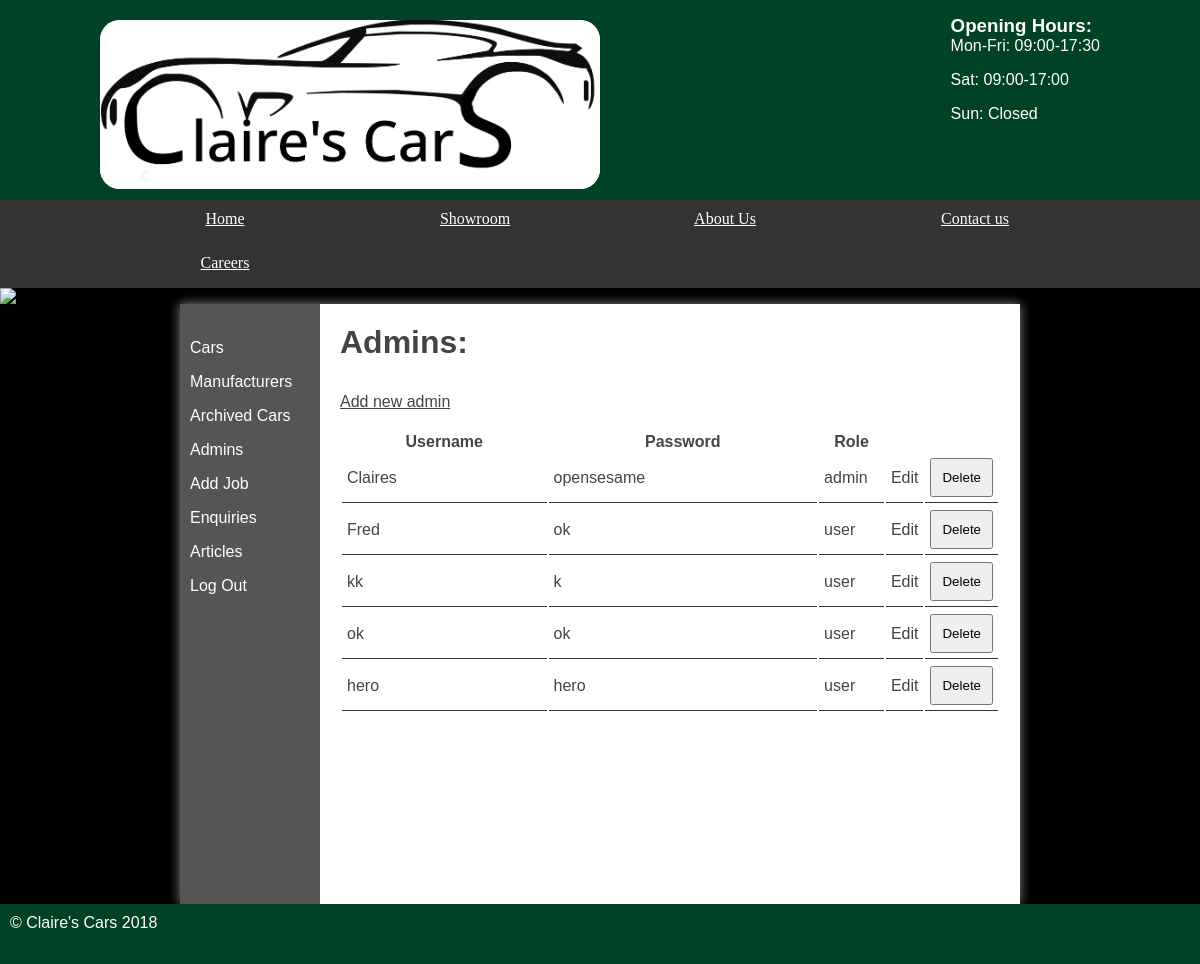
/default/public/index.php?page=showAdmin (signed in), run on the app's committed database.
### tables this page shows
CREATE TABLE `Users` (
  `id` int(11) NOT NULL AUTO_INCREMENT,
  `username` varchar(255) NOT NULL,
  `password` varchar(255) NOT NULL,
  `role` varchar(25) NOT NULL,
  PRIMARY KEY (`id`)
);

### default/public/classes/databaseTable.php (called while the page is built, shortened)
<?php
class databaseTable{
    private $table;
    private $pdo;
	public function __construct($table,$primaryKey,$pdo) {
		$this->table = $table;
        $this->pdo = $pdo;
	}
    function findAllData(){
        $query = $this->pdo->prepare('SELECT * FROM '.$this->table);
        $query->execute();
        return $query->fetchAll();
    }
}

### default/public/webControllers/adminController.php (called while the page is built, shortened)
<?php
class adminController{
    private $users_table;
    public function __construct($cars, $manufacturer, $users, $article, $enquiry){
        $this->users_table = $users;
    }
    public function showAdmins(){
        $adminusers = $this->users_table -> findAllData();
        return [
            'template' => 'admin/showAdmins.html.php',
            'title' => 'Claires\'s Cars - Admins of website',
            'variables' => [
                'admins' => $adminusers
            ]
        ];
    }
}
?>

### default/public/templates/admin/showAdmins.html.php (the view)
<section class="right">
<?php
	if (isset($_SESSION['loggedin']) && $_SESSION['loggedin'] == true) {
		?>
			<h2>Admins: </h2>
			<a class="new" href="?page=addAdmin">Add new admin</a>
			<?php
			echo '<table>';
			echo '<thead>';
			echo '<tr>';
			echo '<th>Username</th>';
			echo '<th>Password</th>';
			echo '<th style="width: 10%">Role</th>';
			echo '<th style="width: 5%">&nbsp;</th>';
			echo '<th style="width: 5%">&nbsp;</th>';
			echo '</tr>';
			foreach ($admins as $adminUser) {
				echo '<tr>';
				echo '<td>' . $adminUser['username'] . '</td>';
				echo '<td>' . $adminUser['password'] . '</td>';
				echo '<td>' . $adminUser['role'] . '</td>';
				echo '<td><a style="float: right">Edit</a></td>';
				echo '<td><form method="post">
				<input type="hidden" name="id" value="' . $adminUser['id'] . '" />
				<input type="submit" name="submit" value="Delete" />
				</form></td>';
				echo '</tr>';
			}
			echo '</thead>';
			echo '</table>';
		}
		else {
			header("Location:/?page=admin");
		}
?>
</section>

### default/public/styles.css (style rules this page uses)
* { margin: 0; padding: 0; }
html { font-family: 'Oxygen-Regular', verdana, sans-serif; }
body { background-color: #000; }
main h2 { font-size:2em; }
p, li, h2 { margin-bottom: 1em; }
form select, form label, form input, form textarea { float: left; width: 200px; padding: 10px; margin-top: 20px; }
input[type="submit"] { clear: both; margin-left: 220px; width: 220px; }
section a { color: #444; }
table { width: 100%; margin-top: 20px; }
td { padding: 5px; border-bottom: 1px solid #333; }
.stock .products, .admin .right { display: table-cell; padding: 20px; }
table td input[type="submit"] { margin: 0; float: right; width: auto; padding: auto; }
.right { padding: 20px; }

### data on the page
users: username "Claires", password "opensesame", role "admin"
users: username "Fred", password "ok", role "user"
users: username "kk", password "k", role "user"
users: username "ok", password "ok", role "user"
users: username "hero", password "hero", role "user"
